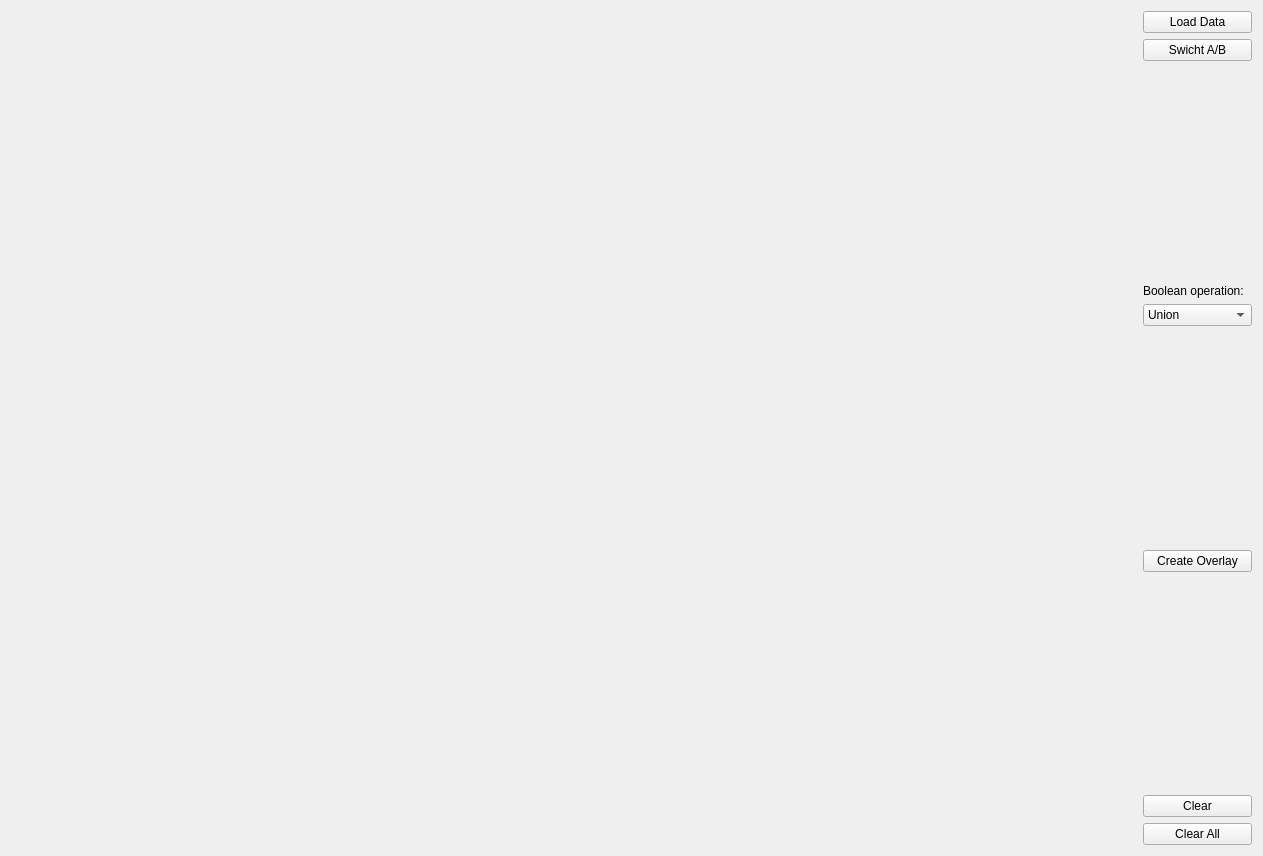
<?xml version="1.0" encoding="UTF-8"?>
<ui version="4.0">
 <class>Widget</class>
 <widget class="QWidget" name="Widget">
  <property name="geometry">
   <rect>
    <x>0</x>
    <y>0</y>
    <width>1263</width>
    <height>856</height>
   </rect>
  </property>
  <property name="windowTitle">
   <string>Boolean Operations on Polygons</string>
  </property>
  <layout class="QHBoxLayout" name="horizontalLayout">
   <item>
    <widget class="draw" name="Canvas" native="true">
     <property name="sizePolicy">
      <sizepolicy hsizetype="Preferred" vsizetype="Preferred">
       <horstretch>1</horstretch>
       <verstretch>1</verstretch>
      </sizepolicy>
     </property>
    </widget>
   </item>
   <item>
    <layout class="QVBoxLayout" name="verticalLayout">
     <item>
      <widget class="QPushButton" name="pushButton_LoadA">
       <property name="text">
        <string>Load Data</string>
       </property>
      </widget>
     </item>
     <item>
      <widget class="QPushButton" name="pushButton">
       <property name="text">
        <string>Swicht A/B</string>
       </property>
      </widget>
     </item>
     <item>
      <spacer name="verticalSpacer_3">
       <property name="orientation">
        <enum>Qt::Vertical</enum>
       </property>
       <property name="sizeHint" stdset="0">
        <size>
         <width>20</width>
         <height>40</height>
        </size>
       </property>
      </spacer>
     </item>
     <item>
      <widget class="QLabel" name="label">
       <property name="text">
        <string>Boolean operation:</string>
       </property>
      </widget>
     </item>
     <item>
      <widget class="QComboBox" name="comboBox">
       <item>
        <property name="text">
         <string>Union</string>
        </property>
       </item>
       <item>
        <property name="text">
         <string>Intersection</string>
        </property>
       </item>
       <item>
        <property name="text">
         <string>Difference A-B</string>
        </property>
       </item>
       <item>
        <property name="text">
         <string>Difference B-A</string>
        </property>
       </item>
      </widget>
     </item>
     <item>
      <spacer name="verticalSpacer_2">
       <property name="orientation">
        <enum>Qt::Vertical</enum>
       </property>
       <property name="sizeHint" stdset="0">
        <size>
         <width>20</width>
         <height>40</height>
        </size>
       </property>
      </spacer>
     </item>
     <item>
      <widget class="QPushButton" name="pushButton_2">
       <property name="text">
        <string>Create Overlay</string>
       </property>
      </widget>
     </item>
     <item>
      <spacer name="verticalSpacer">
       <property name="orientation">
        <enum>Qt::Vertical</enum>
       </property>
       <property name="sizeHint" stdset="0">
        <size>
         <width>20</width>
         <height>40</height>
        </size>
       </property>
      </spacer>
     </item>
     <item>
      <widget class="QPushButton" name="pushButton_3">
       <property name="text">
        <string>Clear</string>
       </property>
      </widget>
     </item>
     <item>
      <widget class="QPushButton" name="pushButton_4">
       <property name="text">
        <string>Clear All</string>
       </property>
      </widget>
     </item>
    </layout>
   </item>
  </layout>
 </widget>
 <customwidgets>
  <customwidget>
   <class>draw</class>
   <extends>QWidget</extends>
   <header>draw.h</header>
   <container>1</container>
  </customwidget>
 </customwidgets>
 <resources/>
 <connections/>
</ui>
